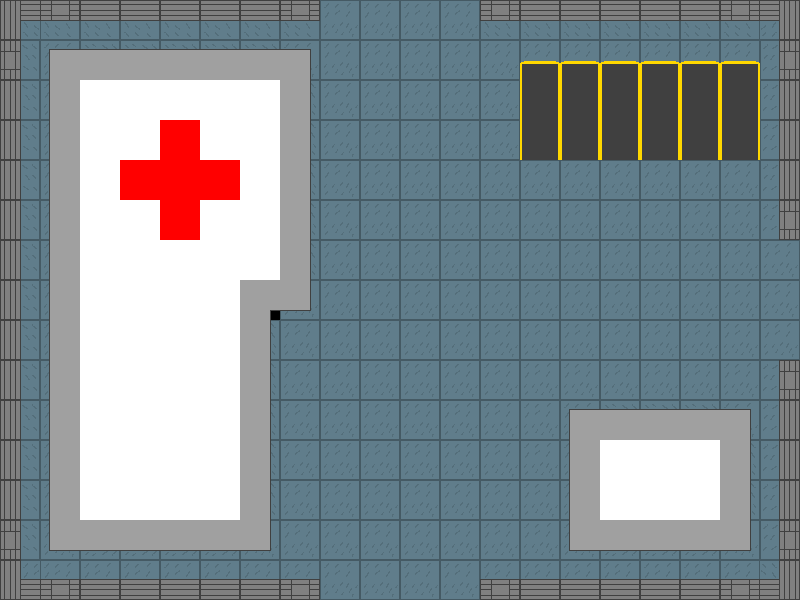

Below is a game level as drawn by its tile map, then a one-line description and the .tmx file that defines it, in full:
An orthogonal 20x15 tile map with 40x40 px tiles, 2 tile layers (ground, walls).

<map version="1.2" tiledversion="1.3.5" orientation="orthogonal" renderorder="right-down" width="20" height="15" tilewidth="40" tileheight="40" infinite="0" nextlayerid="4" nextobjectid="1">
 <tileset firstgid="1" name="stage4tiles" tilewidth="40" tileheight="40" tilecount="60" columns="20">
  <image source="stage4tiles.png" width="800" height="120" />
 </tileset>
 <layer id="2" name="ground" width="20" height="15">
  <data encoding="csv">
3,3,3,3,3,3,3,3,3,3,3,3,3,3,3,3,3,3,3,3,
3,3,3,3,3,3,3,3,3,3,3,3,3,3,3,3,3,3,3,3,
3,3,3,3,3,3,3,3,3,3,3,3,3,3,3,3,3,3,3,3,
3,3,3,3,3,3,3,3,3,3,3,3,3,3,3,3,3,3,3,3,
3,3,3,3,3,3,3,3,3,3,3,3,3,3,3,3,3,3,3,3,
3,3,3,3,3,3,3,3,3,3,3,3,3,3,3,3,3,3,3,3,
3,3,3,3,3,3,3,3,3,3,3,3,3,3,3,3,3,3,3,3,
3,3,3,3,3,3,50,3,3,3,3,3,3,3,3,3,3,3,3,3,
3,3,3,3,3,3,3,3,3,3,3,3,3,3,3,3,3,3,3,3,
3,3,3,3,3,3,3,3,3,3,3,3,3,3,3,3,3,3,3,3,
3,3,3,3,3,3,3,3,3,3,3,3,3,3,3,3,3,3,3,3,
3,3,3,3,3,3,3,3,3,3,3,3,3,3,3,3,3,3,3,3,
3,3,3,3,3,3,3,3,3,3,3,3,3,3,3,3,3,3,3,3,
3,3,3,3,3,3,3,3,3,3,3,3,3,3,3,3,3,3,3,3,
3,3,3,3,3,3,3,3,3,3,3,3,3,3,3,3,3,3,3,3
</data>
 </layer>
 <layer id="1" name="walls" width="20" height="15">
  <data encoding="csv">
26,29,28,28,28,28,28,29,0,0,0,0,29,28,28,28,28,28,29,27,
20,49,44,44,44,44,44,46,0,0,0,0,0,53,53,53,53,53,53,24,
21,41,40,40,40,40,40,42,0,0,0,0,0,52,52,52,52,52,52,25,
21,41,40,40,51,40,40,42,0,0,0,0,0,52,52,52,52,52,52,25,
21,41,40,51,51,51,40,42,0,0,0,0,0,0,0,0,0,0,0,25,
21,41,40,40,51,40,40,42,0,0,0,0,0,0,0,0,0,0,0,24,
21,41,40,40,40,40,40,42,0,0,0,0,0,0,0,0,0,0,0,0,
21,41,40,40,40,40,0,47,0,0,0,0,0,0,0,0,0,0,0,0,
21,41,40,40,40,40,42,0,0,0,0,0,0,0,0,0,0,0,0,0,
21,41,40,40,40,40,42,0,0,0,0,0,0,0,0,0,0,0,0,24,
21,41,40,40,40,40,42,0,0,0,0,0,0,0,49,44,44,44,46,25,
21,41,40,40,40,40,42,0,0,0,0,0,0,0,41,40,40,40,42,25,
21,41,40,40,40,40,42,0,0,0,0,0,0,0,41,40,40,40,42,25,
20,48,43,43,43,43,47,0,0,0,0,0,0,0,48,43,43,43,47,24,
22,4,5,5,5,5,5,4,0,0,0,0,4,5,5,5,5,5,4,23
</data>
 </layer>
</map>
